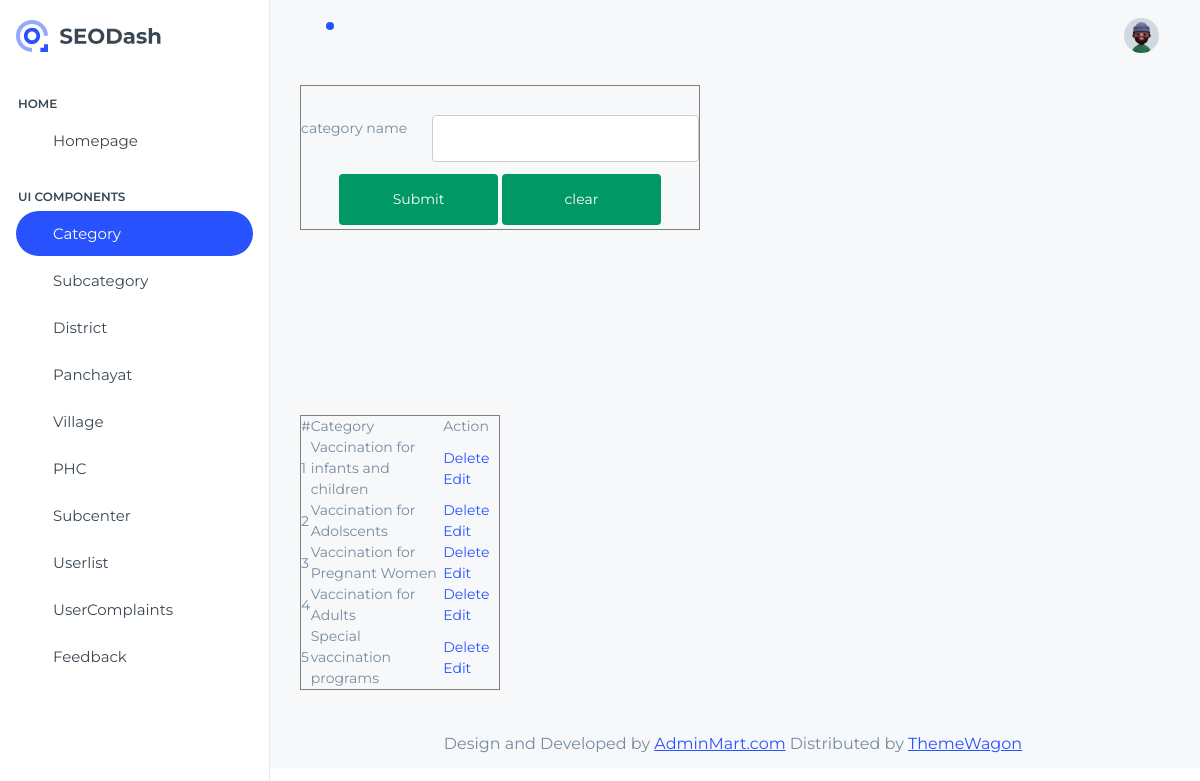
The page /project/Admin/category.php (signed in) on the database its author committed.
### tables this page shows
CREATE TABLE `tbl_category` (
  `category_id` int(11) NOT NULL,
  `category_name` varchar(50) NOT NULL
);

### project/Admin/category.php (the view, shortened to what this page needs)
<?php
include('../Asset/connection/connection.php');
$categoryname='';
include('Head.php');
?>
<!DOCTYPE html PUBLIC "-//W3C//DTD XHTML 1.0 Transitional//EN" "http://www.w3.org/TR/xhtml1/DTD/xhtml1-transitional.dtd">
<html xmlns="http://www.w3.org/1999/xhtml">
<head>
</head>
<body>
<form id="form1" name="form1" method="post" action="">
  <table width="400" border="1">
    <tr>
      <td> category name</td>
      <td><label for="txt_name"></label>
      <input type="text" name="txt_name" id="txt_name" value="<?php echo $categoryname;?>"/>
    </tr>
    <tr>
      <td align="center" colspan="2"><input type="submit" name="bt_submit" id="bt_submit" value="Submit" />
      <input type="reset" name="bt_clear" id="bt_clear" value="clear" /></td>
    </tr>
  </table>
  <p>&nbsp;</p>
  <p>&nbsp;</p>
  <p>&nbsp;</p>
  <p>&nbsp;</p>
  <p>&nbsp;</p>
  <table width="200" border="1">
    <tr>
      <td>#</td>
      <td>Category</td>
      <td>Action</td>
    </tr>
	<?php
	$i=0;
	$selqry="select * from tbl_category";
	$result=$con->query($selqry);
	while($row=$result->fetch_assoc())
	{
	$i++;
    ?>
    <tr>
      <td><?php echo $i ?></td>
      <td><?php echo $row["category_name"]; ?></td>
      <td><a href="category.php?did=<?php echo $row["category_id"];?>">Delete</a>
      <a href="category.php?eid=<?php echo $row["category_id"];?>">Edit</a></td>
    </tr>
    <?php
}
?>
 </table>
</form>
</body>
</html>
<?php
include('Foot.php');
?>

### project/Asset/Templates/form.css (style rules this page uses)
input[type=text],[type=password],[type=email],[type=date], select { width: 100%; padding: 12px 20px; margin: 8px 0; display: inline-block; border: 1px solid #ccc; border-radius: 4px; box-sizing: border-box; }
input[type=submit] { width: 40%; background-color: #096; color: white; padding: 15px; margin: 4px 0; border: none; border-radius: 4px; cursor: pointer; }
input[type=reset] { width: 40%; background-color: #096; color: white; padding: 15px; margin: 4px 0; border: none; border-radius: 4px; cursor: pointer; }

### rows shown on the page
tbl_category: category_name "Vaccination for infants and children"
tbl_category: category_name "Vaccination for Adolscents"
tbl_category: category_name "Vaccination for Pregnant Women"
tbl_category: category_name "Vaccination for Adults"
tbl_category: category_name "Special vaccination programs"
